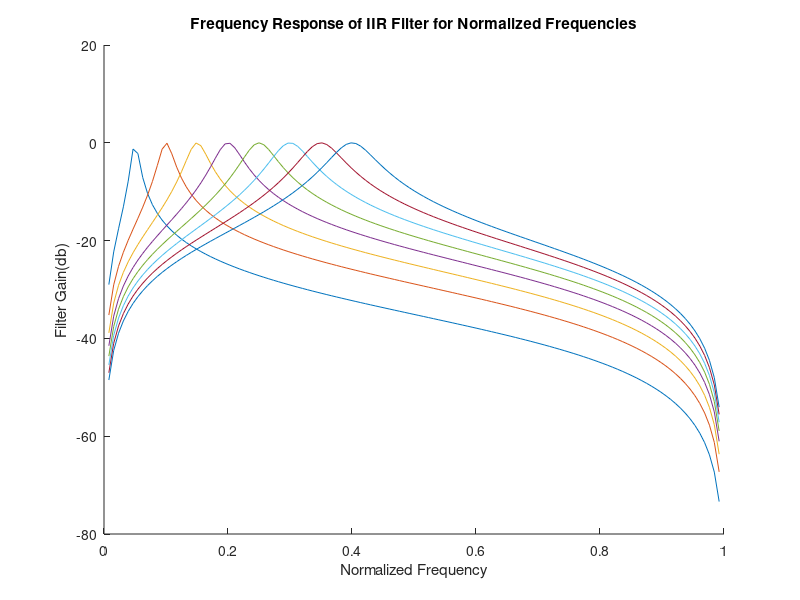

Recreate this plot in MATLAB.
clear 
clc

b_all = [];
a_all = [];

for i=5000:5000:40000
    
    f0 = i;
    fs = 200000;
    Q = 4.5;
    w = 2*pi*f0/fs;
    alpha = sin(w) / (2*Q);
    b0 = alpha;
    b1 = 0;
    b2 = -alpha;
    alpha0 = 1 + alpha;
    alpha1 = -2*cos(w);
    alpha2 = 1 - alpha;
    B0 = b0 / alpha0;
    B1 = b1 / alpha0;
    B2 = b2 / alpha0;
    A1 = alpha1 / alpha0;
    A2 = alpha2 / alpha0;
    
    
    b = [B0, B1, B2];
    a = [1, A1, A2];
    [h, w] = freqz(b, a, 128);
    
    b_all = [b_all; b];
    a_all = [a_all; a];

    hold on
    plot(w/pi, mag2db(abs(h)))
    hold off
    title('Frequency Response of IIR Filter for Normalized Frequencies')
    xlabel('Normalized Frequency') 
    ylabel('Filter Gain(db)') 
    
end

